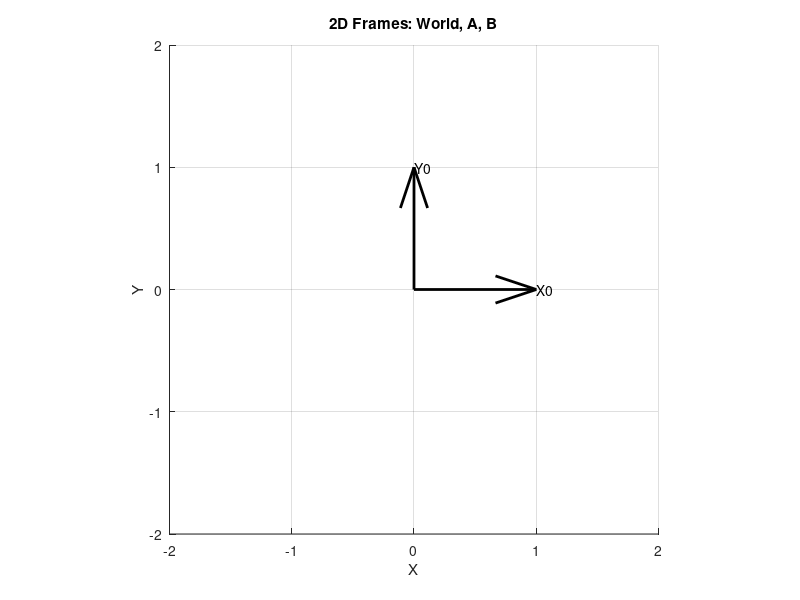

The MATLAB source for this figure: (Note: this script raises an error after producing the figure.)
% Projcet 1.1: Commutative Property in 2D
%Course: Robotics: Modeling, Planning & Control
%The University of Memphis
%Contact: hhafezi@memphis.edu; mdavoodi@memphis.edu
% Student Name: Lordina Eshun                

% In this project, you will explore whether 2D rigid-body motions
% (rotations + translations) are commutative.
%
% Task:
%   - Complete the missing parts of the code
%   - Visualize frames A and B under different composition orders

clear; clc; close all;
figure; hold on; axis equal; grid on;
xlim([-2 2]); ylim([-2 2]);
xlabel('X'); ylabel('Y'); title('2D Frames: World, A, B');
% World frame
quiver(0,0,1,0,1,'k','LineWidth',2);  % x
quiver(0,0,0,1,1,'k','LineWidth',2);  % y
text(1,0,'X0','FontSize',10); text(0,1,'Y0','FontSize',10);



%% --- Define Transformations ---
%Q1. Fill the function tform2D started at line 53 to generate a homogeneous transformation T given theta(rad) and translation (tx,ty).

%Q2. Find a transformation for pure translation tx=0.5 and ty=0.5  
T_t = tform2D(0, 0.5, 0.5);

%Q3. Find transformation for a pure rotation of 2pi/3 about the current frame. 
T_R = tform2D(2*pi/3,0,0);

% Use the previously calculated T_t and T_R in the next two questions to:
%Q4. Find the transformation of the translation [0.5, 0.5]' along the current frame, followed by the rotation 2pi/3 about the current frame 
T_tR = T_R *T_t;
drawFrame2D(T_tR,'b','T_tR');

%Q5. Find the transformation of the rotation 2pi/3 about the current frame, followed by the traslation [0.5, 0.5]' along current frame 
T_Rt = T_t*T_R;
drawFrame2D(T_Rt,'b','T_Rt');

% Q6: Explain the resulting new coordinate frames (how they are different)
% Ans: The frames T_tR and T_Rt are different.  The frames T_tR and T_Rt are different, indicating that 2D rigid-body motions
% (rotation and translation) are not commutative. The order in which you apply them changes the final position and orientation of the frame.



%% ---Funcitons---

function T = tform2D(theta, tx, ty)
    % 2D homogeneous transform from rotation (rad) and translation 
    % Given the rotation theta and translation tx and ty complete the
    % rotation matrix T and Homoheneous transformation T
    R = [cos(theta), -sin(theta); sin(theta), cos(theta)];
    T = [R [tx;ty]; 0 0 1]
end


% No need to change the following function
function drawFrame2D(T, color, name)
    % T: 3x3 homogeneous transform (rotation + translation)
    % color: base color (e.g. 'r' or 'b')
    % name: optional label for the frame
    
    % origin (translation)
    o = T(1:2,3);  
    
    % new x- and y-axes basis vectors (from rotation columns)
    x_axis = T(1:2,1);  
    y_axis = T(1:2,2);
    
    % draw X axis
    quiver(o(1), o(2), x_axis(1), x_axis(2), 1, ...
           'Color','r','LineWidth',2,'MaxHeadSize',0.5);
    % draw Y axis
    quiver(o(1), o(2), y_axis(1), y_axis(2), 1, ...
           'Color','g','LineWidth',2,'MaxHeadSize',0.5);
    % add name for each coordinate
    text(T(1,3)+T(1,1)+.01,T(2,3)+T(2,1)+.01,strcat('X', name),'Color','r','FontSize',10);
    text(T(1,3)+T(1,2)+.01,T(2,3)+T(2,2)+.01,strcat('Y', name),'Color','r','FontSize',10);
       
    % add text label if provided
    if nargin > 2
        text(o(1)+.02, o(2)-.02, name, 'FontSize',10,'Color',color);
    end
end
